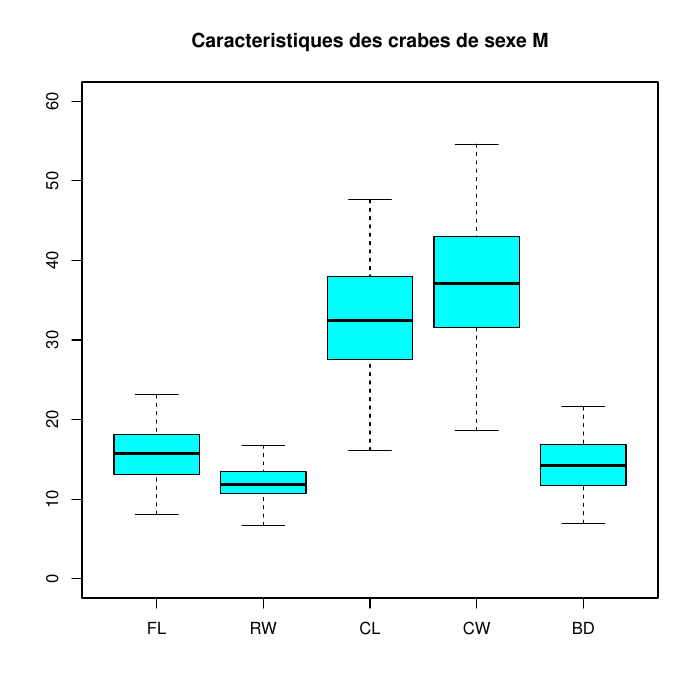

This figure's R source:
library("stargazer")
library(MASS)
data(crabs)
crabsquant <- crabs[,4:8]

pdf("crabs.pdf")
boxplot(crabsquant[which(crabs$sex == "M"),], col=c("cyan"),main="Caracteristiques des crabes de sexe M",ylim=c(0, 60))
boxplot(crabsquant[which(crabs$sex == "F"),], col=c("pink"),main="Caracteristiques des crabes de sexe F",ylim=c(0, 60))
boxplot(crabsquant[which(crabs$sex == "M" & crabs$sp == "O"),],col=c("green"),main="Caracteristiques des crabes de sexe M et d'espece O",ylim=c(0, 60))
boxplot(crabsquant[which(crabs$sex == "M" & crabs$sp == "B"),],col=c("green3"),main="Caracteristiques des crabes de sexe M et d'espece B",ylim=c(0, 60))
boxplot(crabsquant[which(crabs$sex == "F" & crabs$sp == "O"),],col=c("orange"),main="Caracteristiques des crabes de sexe F et d'espece O",ylim=c(0, 60))
boxplot(crabsquant[which(crabs$sex == "F" & crabs$sp == "B"),],col=c("orange3"),main="Caracteristiques des crabes de sexe F et d'espece B",ylim=c(0, 60))

pairs(crabsquant,main="Graphique des Paires de Variables")
pairs(crabsquant,col=c('blue','red')[crabs$sp],main="Caracteristiques des especes de crabe B (bleu) et O (rouge)")
pairs(crabsquant,col=c('green3','brown')[crabs$sex],main="Caracteristiques des crabes de sexe M (vert) et F (marron)")
pairs(crabsquant[which(crabs$sp=="O"),],col=c('green3','brown')[crabs$sex],main="Caracteristiques des crabes d'espece O de sexe M (vert) et F (marron)")
pairs(crabsquant[which(crabs$sp=="B"),],col=c('green3','brown')[crabs$sex],main="Caracteristiques des crabes d'espece B de sexe M (vert) et F (marron)")
dev.off()

cat("\nDESCRIPTION DES CRABES DE SEXE M\n")
print(summary(crabs[which(crabs$sex == "M"),])[,4:8])

cat("\nDESCRIPTION DES CRABES DE SEXE F\n")
print(summary(crabs[which(crabs$sex == "F"),])[,4:8])

cat("\nDESCRIPTION DES CRABES DE SEXE M ET D'ESPECE B\n")
print(summary(crabs[which(crabs$sex == "M" & crabs$sp == "B"),])[,4:8])

cat("\nDESCRIPTION DES CRABES DE SEXE M ET D'ESPECE O\n")
print(summary(crabs[which(crabs$sex == "M" & crabs$sp == "O"),])[,4:8])

cat("\nDESCRIPTION DES CRABES DE SEXE F ET D'ESPECE B\n")
print(summary(crabs[which(crabs$sex == "F" & crabs$sp == "B"),])[,4:8])

cat("\nDESCRIPTION DES CRABES DE SEXE F ET D'ESPECE O\n")
print(summary(crabs[which(crabs$sex == "F" & crabs$sp == "O"),])[,4:8])


##########
# Suite à l'analyse visuelle des diagrammes à moustache, il semble exister des différences physiques entre les deux espèces.
# En effet, l'espèce O apparait généralement plus grande que l'espèce B. 
# La différence de taille est très marquée entre l'espèce O et B pour les crabes de sexe F: les valeurs des caracteristiques des crabes O-F sont toutes supérieures à celles des crabes B-F. (FL,RW,CL,CW,BD), permettant de différencier ces deux espèces.
# Cette différence est moins flagrante pour les crabes de sexe M: les valeurs des caractéristiques des crabes O sont légèrements plus grandes mais ne permettraient pas de différencier simplement et rapidement les deux espèces.
# 
# A continuer
# 
# 
# stargazer(cor(crabsquant))

# cov(crabsquant)
# scale(crabsquant, center=TRUE, scale=TRUE)
# 